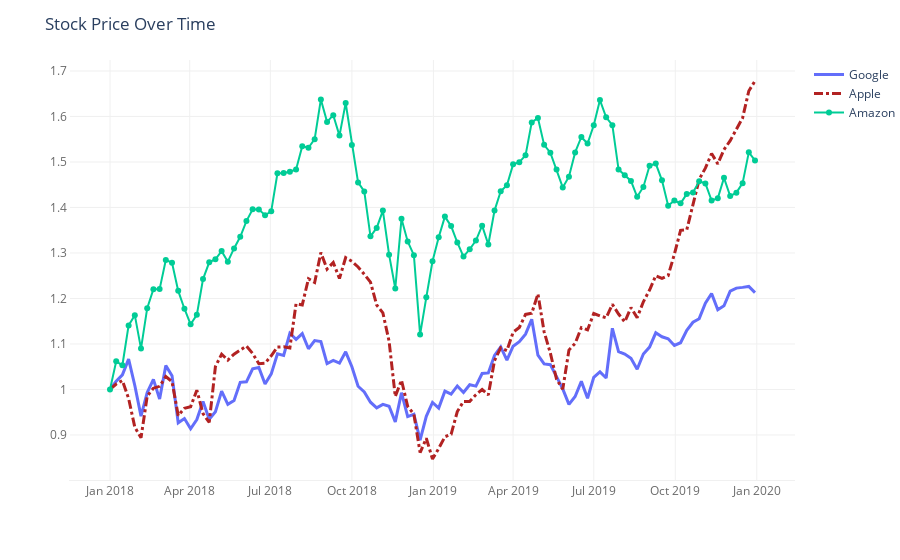

The notebook cell this image was saved under:
### Code cell
fig = px.line()

fig.add_traces([
    go.Scatter(
        x = df_stocks['date'],
        y = df_stocks['GOOG'],
        mode = 'lines',
        name = 'Google',
        line = dict(
            width = 3,
        ),
    ),
    go.Scatter(
        x = df_stocks['date'],       
        y = df_stocks['AAPL'],
        mode = 'lines',
        name = 'Apple',
        line = dict(
            color = 'firebrick',
            width = 3,
            dash = 'dashdot'
        ),
    ),
    go.Scatter(
        x = df_stocks['date'],       
        y = df_stocks['AMZN'],
        mode = 'lines+markers',
        name = 'Amazon',
    ),
])  

fig.update_layout(
    title = 'Stock Price Over Time',
    autosize = False,
    plot_bgcolor = plot_bg_color,
    showlegend = True,
    xaxis = dict(
        showgrid = True,
        gridwidth = 1,
        gridcolor = grid_color,
        showticklabels = True,
        linecolor = line_color,
        linewidth = 1,
        tickfont = dict(
            size = 12,
            color = font_color,
        ),
    ),
    yaxis = dict(
        showgrid = True,
        gridwidth = 1,
        gridcolor = grid_color,
        zeroline = False,
        showticklabels = True,
        # linecolor = line_color,
        linewidth = 1,
        tickfont = dict(
            size = 12,
            color = font_color,
        ),
    ),
    margin = dict(
        autoexpand = True,
        l = 70,
        r = 0,
        t = 60,
    ),
)

fig
